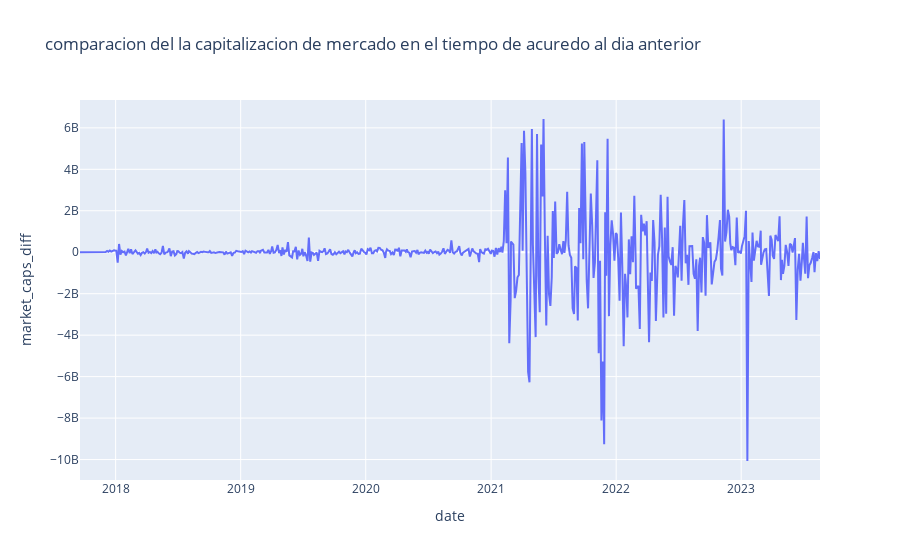

The notebook cell saved with this chart:
### Markdown cell above
se puede obserbar que las lineas son muy similares solo que el precio esta en miles y la capitalizacion del mercado esta en miles de millones

### Code cell
fig_price_returns = px.line(binancecoin_df, x='date', y='market_caps_diff', title='comparacion del la capitalizacion de mercado en el tiempo de acuredo al dia anterior')
fig_price_returns.show()

### Figure 1 — Plotly figure (JSON) as saved in the notebook; plotly's stock layout.template omitted (floating-point values rounded to 4 significant figures; data arrays with more than 128 entries replaced by an {"elided": "..."} marker saying what was removed)
{"data": [{"hovertemplate": "date=%{x}<br>market_caps_diff=%{y}<extra></extra>", "legendgroup": "", "line": {"color": "#636efa", "dash": "solid"}, "marker": {"symbol": "circle"}, "mode": "lines", "name": "", "orientation": "v", "showlegend": false, "type": "scatter", "x": {"elided": "564 str values"}, "xaxis": "x", "y": {"elided": "564 float values"}, "yaxis": "y"}], "layout": {"legend": {"tracegroupgap": 0}, "title": {"text": "comparacion del la capitalizacion de mercado en el tiempo de acuredo al dia anterior"}, "xaxis": {"anchor": "y", "domain": [0, 1], "title": {"text": "date"}}, "yaxis": {"anchor": "x", "domain": [0, 1], "title": {"text": "market_caps_diff"}}}}
